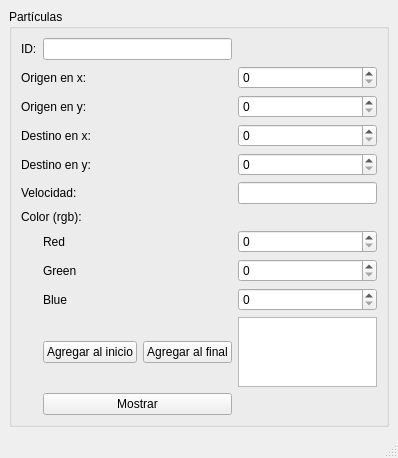
<?xml version="1.0" encoding="UTF-8"?>
<ui version="4.0">
 <class>MainWindow</class>
 <widget class="QMainWindow" name="MainWindow">
  <property name="geometry">
   <rect>
    <x>0</x>
    <y>0</y>
    <width>398</width>
    <height>419</height>
   </rect>
  </property>
  <widget class="QMenu" name="menuArchivo">
    <property name="title">
     <string>Archivo</string>
    </property>
    <addaction name="actionAbrir"/>
    <addaction name="actionGuardar"/>
   </widget>
   <addaction name="menuArchivo"/>
  <property name="windowTitle">
   <string>Capturador de partículas</string>
  </property>
  <widget class="QWidget" name="centralwidget">
   <layout class="QGridLayout" name="gridLayout_2">
    <item row="1" column="0">
     <widget class="QGroupBox" name="groupBox">
      <property name="title">
       <string>Partículas</string>
      </property>
      <layout class="QGridLayout" name="gridLayout_3">
       <item row="7" column="3">
        <widget class="QSpinBox" name="spinBox_9">
         <property name="maximum">
          <number>255</number>
         </property>
        </widget>
       </item>
       <item row="4" column="3">
        <widget class="QSpinBox" name="spinBox_11">
         <property name="maximum">
          <number>500</number>
         </property>
        </widget>
       </item>
       <item row="2" column="0" colspan="2">
        <widget class="QLabel" name="label_12">
         <property name="text">
          <string>Origen en y:</string>
         </property>
        </widget>
       </item>
       <item row="12" column="3">
        <widget class="QPlainTextEdit" name="plainTextEdit"/>
       </item>
       <item row="8" column="1">
        <widget class="QLabel" name="label_17">
         <property name="text">
          <string>Green</string>
         </property>
        </widget>
       </item>
       <item row="8" column="3">
        <widget class="QSpinBox" name="spinBox_10">
         <property name="maximum">
          <number>255</number>
         </property>
        </widget>
       </item>
       <item row="3" column="0" colspan="2">
        <widget class="QLabel" name="label_18">
         <property name="text">
          <string>Destino en x:</string>
         </property>
        </widget>
       </item>
       <item row="6" column="0" colspan="2">
        <widget class="QLabel" name="label_14">
         <property name="text">
          <string>Color (rgb):</string>
         </property>
        </widget>
       </item>
       <item row="4" column="0" colspan="2">
        <widget class="QLabel" name="label_16">
         <property name="text">
          <string>Destino en y:</string>
         </property>
        </widget>
       </item>
       <item row="7" column="1">
        <widget class="QLabel" name="label_11">
         <property name="text">
          <string>Red</string>
         </property>
        </widget>
       </item>
       <item row="1" column="0" colspan="2">
        <widget class="QLabel" name="label_13">
         <property name="text">
          <string>Origen en x:</string>
         </property>
        </widget>
       </item>
       <item row="0" column="0">
        <widget class="QLabel" name="label_20">
         <property name="text">
          <string>ID:</string>
         </property>
        </widget>
       </item>
       <item row="5" column="0" colspan="2">
        <widget class="QLabel" name="label_15">
         <property name="text">
          <string>Velocidad:</string>
         </property>
        </widget>
       </item>
       <item row="2" column="3">
        <widget class="QSpinBox" name="spinBox_16">
         <property name="maximum">
          <number>500</number>
         </property>
        </widget>
       </item>
       <item row="12" column="2">
        <widget class="QPushButton" name="pushButton">
         <property name="text">
          <string>Agregar al final</string>
         </property>
        </widget>
       </item>
       <item row="9" column="1">
        <widget class="QLabel" name="label_19">
         <property name="text">
          <string>Blue</string>
         </property>
        </widget>
       </item>
       <item row="3" column="3">
        <widget class="QSpinBox" name="spinBox_15">
         <property name="maximum">
          <number>500</number>
         </property>
        </widget>
       </item>
       <item row="9" column="3">
        <widget class="QSpinBox" name="spinBox_14">
         <property name="maximum">
          <number>255</number>
         </property>
        </widget>
       </item>
       <item row="5" column="3">
        <widget class="QLineEdit" name="lineEdit"/>
       </item>
       <item row="0" column="1" colspan="2">
        <widget class="QLineEdit" name="lineEdit_2"/>
       </item>
       <item row="1" column="3">
        <widget class="QSpinBox" name="spinBox_13">
         <property name="maximum">
          <number>500</number>
         </property>
        </widget>
       </item>
       <item row="12" column="1">
        <widget class="QPushButton" name="pushButton_3">
         <property name="text">
          <string>Agregar al inicio</string>
         </property>
        </widget>
       </item>
       <item row="13" column="1" colspan="2">
        <widget class="QPushButton" name="pushButton_4">
         <property name="text">
          <string>Mostrar</string>
         </property>
        </widget>
       </item>
      </layout>
     </widget>
    </item>
   </layout>
  </widget>
  <widget class="QStatusBar" name="statusbar"/>
  <action name="actionAbrir">
   <property name="text">
    <string>Abrir</string>
   </property>
   <property name="shortcut">
    <string>Ctrl+O</string>
   </property>
  </action>
  <action name="actionGuardar">
   <property name="text">
    <string>Guardar</string>
   </property>
   <property name="shortcut">
    <string>Ctrl+S</string>
   </property>
  </action>
 </widget>
 <resources/>
 <connections/>
</ui>
